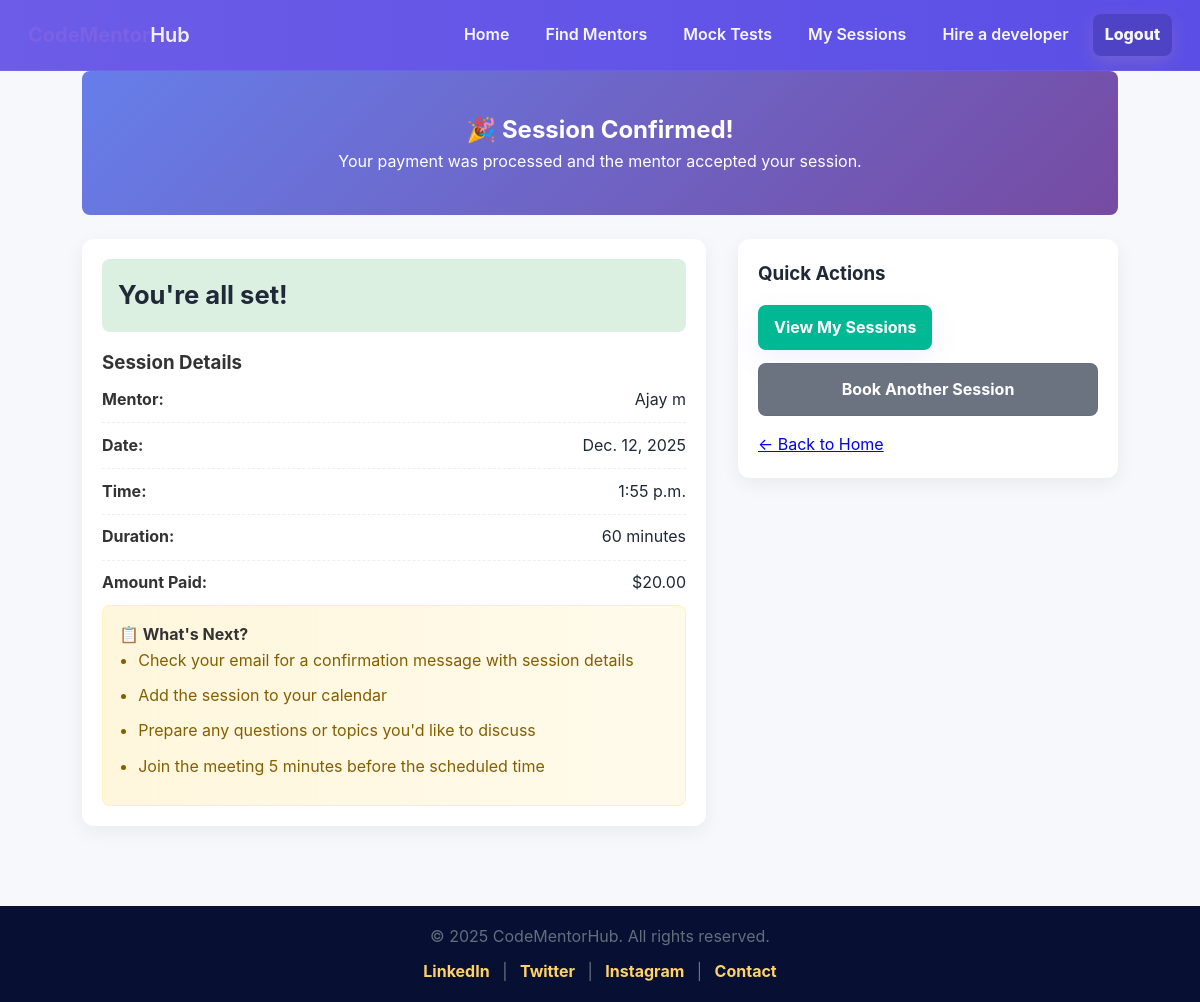
Screenshot of /session-confirmation/17/ (signed in) with the database file from the repository.
### main/models.py (models this page shows, shortened)
class Session(models.Model):
    STATUS_CHOICES = [
        ('pending', 'Pending'),
        ('confirmed', 'Confirmed'),
        ('completed', 'Completed'),
        ('cancelled', 'Cancelled'),
    ]
    mentor = models.ForeignKey(MentorProfile, on_delete=models.CASCADE, related_name='sessions')
    mentee = models.ForeignKey(User, on_delete=models.CASCADE, related_name='booked_sessions')
    session_date = models.DateField()
    session_time = models.TimeField()
    duration_minutes = models.IntegerField(default=60)
    status = models.CharField(max_length=20, choices=STATUS_CHOICES, default='pending')
    meeting_link = models.URLField(blank=True, null=True)
    meeting_notes = models.TextField(blank=True, null=True)
    admin_provided_link = models.URLField(blank=True, null=True, help_text="Link provided by admin when confirming session")
    link_provided_at = models.DateTimeField(blank=True, null=True, help_text="Timestamp when admin provided the link")
    amount_paid = models.DecimalField(max_digits=8, decimal_places=2, default=0)
    payment_status = models.CharField(max_length=20, default='pending')
    created_at = models.DateTimeField(auto_now_add=True)
    updated_at = models.DateTimeField(auto_now=True)
    class Meta:
        ordering = ['session_date', 'session_time']
        unique_together = ['mentor', 'session_date', 'session_time']

class MentorProfile(models.Model):
    APPLICATION_STATUS_CHOICES = [
        ('pending', 'Pending'),
        ('approved', 'Approved'),
        ('rejected', 'Rejected'),
    ]
    SESSION_DURATION_CHOICES = [
        (30, '30 minutes'),
        (45, '45 minutes'),
        (60, '60 minutes'),
        (90, '90 minutes'),
        (120, '120 minutes'),
    ]
    user = models.OneToOneField(User, on_delete=models.CASCADE, related_name='mentor_profile', null=True, blank=True)
    full_name = models.CharField(max_length=100)
    profile_picture = models.ImageField(upload_to='mentor_profiles/', blank=True, null=True)
    bio = models.TextField(max_length=500, help_text="Short intro about your journey")
    headline = models.CharField(max_length=100, help_text="Short tagline like 'Senior Django Developer'")
    location = models.CharField(max_length=100, blank=True, null=True)
    linkedin_url = models.URLField(blank=True, null=True)
    github_url = models.URLField(blank=True, null=True)
    skills = models.ManyToManyField(Skill, related_name='mentors')
    years_of_experience = models.PositiveIntegerField(
        validators=[MinValueValidator(0), MaxValueValidator(50)],
        help_text="Years of professional experience"
    )
    hourly_rate = models.DecimalField(
        max_digits=8,
        decimal_places=2,
        validators=[MinValueValidator(Decimal('0.01'))],
        help_text="Rate per session/hour"
    )
    availability = models.JSONField(
        default=dict,
        help_text="JSON format: {'mon': ['10:00', '15:00'], 'wed': ['14:00']}"
    )
    session_duration = models.IntegerField(
        choices=SESSION_DURATION_CHOICES,
        default=60,
        help_text="Default session duration in minutes"
    )
    available_for = models.TextField(
        help_text="e.g., 'Career Guidance, Code Review, Debugging Help'"
    )
    is_approved = models.BooleanField(default=False)
    application_status = models.CharField(
        max_length=20,
        choices=APPLICATION_STATUS_CHOICES,
        default='pending'
    )
    admin_notes = models.TextField(blank=True, null=True)
    created_at = models.DateTimeField(auto_now_add=True)
    updated_at = models.DateTimeField(auto_now=True)
    class Meta:
        ordering = ['-created_at']

### main/views.py (the view)
# urls.py: path('session-confirmation/<int:session_id>/', views.session_confirmation, name="session_confirmation"),
@login_required
def session_confirmation(request, session_id):
    session = get_object_or_404(Session, id=session_id, mentee=request.user)
    return render(request, 'booking/confirmation.html', {'session': session})

### templates/booking/confirmation.html (shortened to what this page needs)
<!DOCTYPE html>
<html lang="en">
<head>
    {% load static %}
    <link rel="stylesheet" type="text/css" href="{% static 'css/home.css' %}">
    <link rel="stylesheet" type="text/css" href="{% static 'css/user_theme.css' %}">
</head>
<body>
    {% include 'partials/header.html' %}
    <div class="page-wrap">
        <section class="confirm-hero">
            {% if session.status == 'confirmed' %}
                <h2>🎉 Session Confirmed!</h2>
                <p>Your payment was processed and the mentor accepted your session.</p>
            {% else %}
                <h2>⏳ Awaiting Mentor Approval</h2>
                <p>Your payment was processed. We'll notify you once the mentor accepts.</p>
            {% endif %}
        </section>
        <div class="confirm-grid">
            <div class="panel">
                <div class="success-header" style="background: {% if session.status == 'confirmed' %}rgba(212,237,218,0.8){% else %}rgba(255,243,205,0.9){% endif %};">
                    <h1>{% if session.status == 'confirmed' %}You're all set!{% else %}Waiting for mentor{% endif %}</h1>
                </div>
                <div class="session-details">
                    <h3>Session Details</h3>
                    <div class="detail-item"><span><strong>Mentor:</strong></span><span>{{ session.mentor.full_name }}</span></div>
                    <div class="detail-item"><span><strong>Date:</strong></span><span>{{ session.session_date }}</span></div>
                    <div class="detail-item"><span><strong>Time:</strong></span><span>{{ session.session_time }}</span></div>
                    <div class="detail-item"><span><strong>Duration:</strong></span><span>{{ session.duration_minutes }} minutes</span></div>
                    <div class="detail-item"><span><strong>Amount Paid:</strong></span><span>${{ session.amount_paid }}</span></div>
                </div>
                <div class="next-steps">
                    <h4>📋 What's Next?</h4>
                    <ul>
                        {% if session.status == 'confirmed' %}
                            <li>Check your email for a confirmation message with session details</li>
                            <li>Add the session to your calendar</li>
                            <li>Prepare any questions or topics you'd like to discuss</li>
                            <li>Join the meeting 5 minutes before the scheduled time</li>
                        {% else %}
                            <li>Your session is pending mentor approval</li>
                            <li>We'll email you when the mentor accepts and share the meeting link</li>
                        {% endif %}
                    </ul>
                </div>
            </div>
            <aside class="panel">
                <h3>Quick Actions</h3>
                <div class="action-buttons">
                    <a href="{% url 'mentee_dashboard' %}" class="btn-primary">View My Sessions</a>
                </div>
                <div style="margin-top:0.8rem;">
                    <a href="{% url 'find_mentors' %}" class="btn-secondary" style="display:inline-block;width:100%;padding:0.8rem;border-radius:8px;text-align:center;color:white;text-decoration:none;font-weight:700;">Book Another Session</a>
                </div>
                <div class="links">
                    <p style="margin-top:1rem;"><a href="{% url 'home' %}">← Back to Home</a></p>
                </div>
            </aside>
        </div>
    </div>
    {% include 'partials/footer.html' %}
</body>
</html>

### main/static/css/home.css (style rules this page uses)
* { box-sizing:border-box;margin:0;padding:0 }
html,body { height:100% }
body { font-family: "Segoe UI", Tahoma, Geneva, Verdana, sans-serif; background:linear-gradient(180deg,var(--bg) 0%, #ffffff 100%); color:#0f172a; line-height:1.6; -webkit-font-smoothing:antialiased; -moz-osx-font-smoothing:grayscale; }
.btn, .btn-primary, .btn-secondary, .nav-link-btn { border:0;cursor:pointer;display:inline-flex;align-items:center;gap:0.5rem; }
.btn-primary { background:linear-gradient(90deg,var(--gold),#ffef9c);color:#08101a;padding:.85rem 1.75rem;border-radius:999px;font-weight:800;box-shadow:0 10px 30px rgba(101,80,255,0.08) }
.btn-secondary { background:transparent;border:1px solid rgba(15,23,42,0.06);color:var(--accent-2);padding:.55rem 1rem;border-radius:999px;font-weight:700 }

### static/css/user_theme.css (style rules this page uses)
:root { --cmh-primary: #6C5CE7; --cmh-accent: #00B894; --cmh-bg: #F7F8FC; --cmh-surface: #FFFFFF; --cmh-text: #1F2937; --cmh-muted: #6B7280; --cmh-danger: #FF6B6B; --cmh-radius: 10px; }
* { box-sizing:border-box }
html,body { height:100%;margin:0;padding:0;font-family:Inter,Segoe UI,Roboto,Helvetica,Arial,sans-serif;background:var(--cmh-bg);color:var(--cmh-text);-webkit-font-smoothing:antialiased }
.btn-primary, .btn-primary:link, .btn-primary:visited { background:var(--cmh-accent);color:#fff;padding:10px 16px;border-radius:8px;text-decoration:none;display:inline-block;border:none }
.btn-secondary { background:transparent;border:1px solid rgba(31,41,55,0.06);color:var(--cmh-text);padding:8px 12px;border-radius:8px }

### templates/booking/confirmation.html (style rules this page uses)
.page-wrap { max-width: 1100px; margin: 0 auto; padding: 0 2rem 3rem; }
.confirm-hero { background: linear-gradient(135deg,#667eea 0%,#764ba2 100%); color: white; padding: 2.5rem 1.5rem; border-radius: 8px; text-align: center; margin-bottom: 1.5rem; }
.confirm-grid { display: grid; grid-template-columns: 1fr 380px; gap: 2rem; align-items: start; }
.panel { background: white; border-radius: 12px; padding: 1.25rem; box-shadow: 0 6px 20px rgba(0,0,0,0.06); }
.success-header { padding: 1rem; border-radius: 8px; margin-bottom: 1rem; text-align: left; }
.success-header h1 { margin: 0; font-size: 1.6rem; }
.session-details h3, .next-steps h4 { margin-top: 0; color: #333; }
.detail-item { display:flex; justify-content: space-between; padding: 0.6rem 0; border-bottom: 1px dashed #eee; }
.detail-item:last-child { border-bottom: none; }
.detail-item strong { color: #333; }
.next-steps { background: linear-gradient(90deg, rgba(255,243,205,0.7), rgba(255,243,205,0.4)); padding: 1rem; border-radius: 8px; border: 1px solid rgba(255,235,156,0.6); }
.next-steps ul { margin:0; padding-left: 1.2rem; }
.next-steps li { margin-bottom:0.6rem; color:#855e00; }
.action-buttons { display:flex; gap: 0.75rem; margin-top: 1rem; }
.btn-primary, .btn-secondary { display:inline-block; padding:0.9rem; border-radius:8px; text-align:center; font-weight:700; text-decoration:none; }
.btn-primary { background:linear-gradient(135deg,#667eea,#764ba2); color:white; }
.btn-secondary { background:#6b7280; color:white; }
.links { margin-top: 1rem; }

### rows the page displays
Session: mentor.full_name "Ajay m", session_date "Dec. 12, 2025", session_time "1:55 p.m.", duration_minutes "60", amount_paid "20.00"
